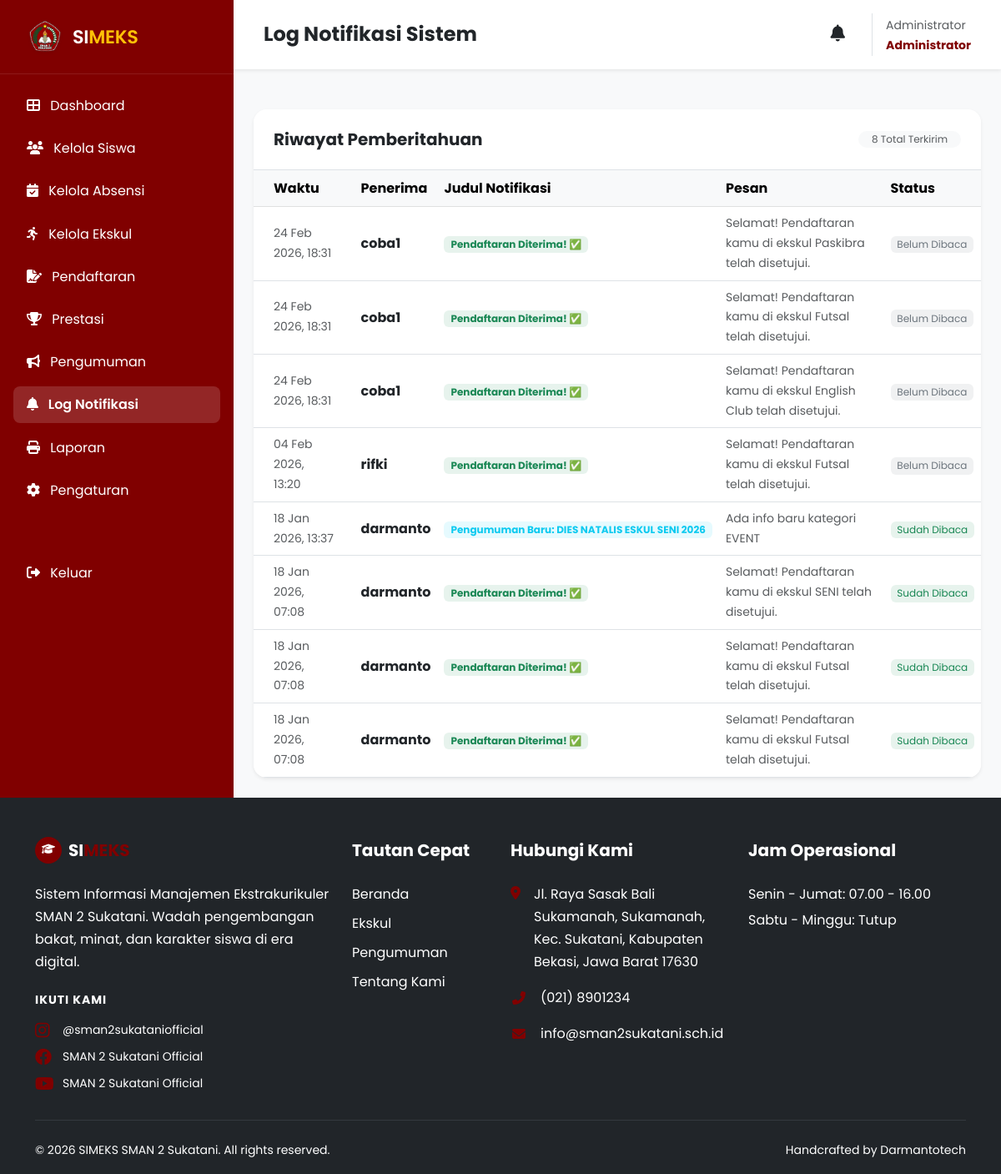
The app's page /SIMEKS-main/admin/notifikasi.php (signed in) with its own data.
### tables this page shows
CREATE TABLE `notifikasi` (
  `id` int(11) NOT NULL,
  `user_id` int(11) DEFAULT NULL,
  `judul` varchar(100) DEFAULT NULL,
  `pesan` text DEFAULT NULL,
  `type` varchar(20) DEFAULT 'info',
  `is_read` tinyint(1) DEFAULT 0,
  `created_at` timestamp NOT NULL DEFAULT current_timestamp()
);

CREATE TABLE `users` (
  `id` int(11) NOT NULL,
  `nisn` varchar(20) DEFAULT NULL,
  `nama` varchar(100) NOT NULL,
  `email` varchar(100) NOT NULL,
  `password` varchar(255) NOT NULL,
  `kelas` varchar(50) DEFAULT NULL,
  `role` enum('admin','siswa') DEFAULT 'siswa',
  `foto` varchar(255) DEFAULT 'default.png',
  `created_at` timestamp NOT NULL DEFAULT current_timestamp()
);

### SIMEKS-main/admin/notifikasi.php (the view, shortened to what this page needs)
<?php
include '../includes/header.php';
$stmt = $koneksi->query("
    SELECT n.*, u.nama as penerima
    FROM notifikasi n
    JOIN users u ON n.user_id = u.id
    ORDER BY n.created_at DESC
");
$notifications = $stmt->fetchAll();
?>
<div class="d-flex" id="wrapper">
    <?php include 'sidebar.php'; ?>
    <div id="page-content-wrapper" class="w-100 bg-light">
        <?php
        include '../includes/admin_nav.php';
        ?>
        <div class="container-fluid p-4">
            <div class="card border-0 shadow-sm rounded-4 overflow-hidden">
                <div class="p-4 border-bottom bg-white d-flex justify-content-between align-items-center">
                    <h5 class="fw-bold mb-0">Riwayat Pemberitahuan</h5>
                    <span class="badge bg-light text-muted fw-normal rounded-pill px-3"><?php echo count($notifications); ?> Total Terkirim</span>
                </div>
                <div class="table-responsive">
                    <table class="table table-hover align-middle mb-0">
                        <thead class="table-light">
                            <tr>
                                <th class="px-4">Waktu</th>
                                <th>Penerima</th>
                                <th>Judul Notifikasi</th>
                                <th>Pesan</th>
                                <th>Status</th>
                            </tr>
                        </thead>
                        <tbody>
                            <?php if (empty($notifications)): ?>
                                <tr>
                                    <td colspan="5" class="text-center py-5 text-muted">Belum ada notifikasi yang terkirim.</td>
                                </tr>
                            <?php else: ?>
                                <?php foreach ($notifications as $n): ?>
                                    <tr>
                                        <td class="px-4 small text-muted"><?php echo date('d M Y, H:i', strtotime($n->created_at)); ?></td>
                                        <td class="fw-bold"><?php echo htmlspecialchars($n->penerima); ?></td>
                                        <td>
                                            <span class="badge <?php echo ($n->type == 'success' ? 'bg-success' : ($n->type == 'danger' ? 'bg-danger' : 'bg-info')); ?> bg-opacity-10 text-<?php echo ($n->type == 'success' ? 'success' : ($n->type == 'danger' ? 'danger' : 'info')); ?> px-2 py-1 rounded">
                                                <?php echo htmlspecialchars($n->judul); ?>
                                            </span>
                                        </td>
                                        <td class="small text-muted"><?php echo htmlspecialchars($n->pesan); ?></td>
                                        <td>
                                            <?php if ($n->is_read): ?>
                                                <span class="badge bg-success bg-opacity-10 text-success fw-normal">Sudah Dibaca</span>
                                            <?php else: ?>
                                                <span class="badge bg-secondary bg-opacity-10 text-secondary fw-normal">Belum Dibaca</span>
                                            <?php endif; ?>
                                        </td>
                                    </tr>
                                <?php endforeach; ?>
                            <?php endif; ?>
                        </tbody>
                    </table>
                </div>
            </div>
        </div>
    </div>
</div>
<?php include '../includes/footer.php'; ?>

### SIMEKS-main/assets/style.css (style rules this page uses)
:root { --maroon: #800000; --maroon-dark: #5a0000; --maroon-light: #a31515; --gold: #FFC107; --gray-bg: #f8f9fa; --text-body: #555555; --text-heading: #212529; --card-radius: 16px; --shadow-soft: 0 10px 40px rgba(0, 0, 0, 0.08); --shadow-hover: 0 20px 50px rgba(128, 0, 0, 0.2); --shadow-premium: 0 15px 45px rgba(0, 0, 0, 0.1); --fs-h1: clamp(2.5rem, 5vw + 1rem, 4.5rem); --fs-h2: clamp(2rem, 4vw + 1rem, 3rem); --fs-lead: clamp(1rem, 2vw + 0.5rem, 1.25rem); }
body { font-family: 'Poppins', sans-serif; background-color: #ffffff; color: var(--text-body); line-height: 1.7; overflow-x: hidden; }
h1, h2, h3, h4, h5, h6 { color: var(--text-heading); font-weight: 700; }
#wrapper { overflow-x: hidden; }

### records on screen
notifikasi: created_at "24 Feb 2026, 18:31", user.nama "coba1", judul "Pendaftaran Diterima! ✅", pesan "Selamat! Pendaftaran kamu di ekskul Paskibra telah disetujui.", is_read "Belum Dibaca"
notifikasi: created_at "24 Feb 2026, 18:31", user.nama "coba1", judul "Pendaftaran Diterima! ✅", pesan "Selamat! Pendaftaran kamu di ekskul Futsal telah disetujui.", is_read "Belum Dibaca"
notifikasi: created_at "24 Feb 2026, 18:31", user.nama "coba1", judul "Pendaftaran Diterima! ✅", pesan "Selamat! Pendaftaran kamu di ekskul English Club telah disetujui.", is_read "Belum Dibaca"
notifikasi: created_at "04 Feb 2026, 13:20", user.nama "rifki", judul "Pendaftaran Diterima! ✅", pesan "Selamat! Pendaftaran kamu di ekskul Futsal telah disetujui.", is_read "Belum Dibaca"
notifikasi: created_at "18 Jan 2026, 13:37", user.nama "darmanto", judul "Pengumuman Baru: DIES NATALIS ESKUL SENI 2026", pesan "Ada info baru kategori EVENT", is_read "Sudah Dibaca"
notifikasi: created_at "18 Jan 2026, 07:08", user.nama "darmanto", judul "Pendaftaran Diterima! ✅", pesan "Selamat! Pendaftaran kamu di ekskul SENI telah disetujui.", is_read "Sudah Dibaca"
notifikasi: created_at "18 Jan 2026, 07:08", user.nama "darmanto", judul "Pendaftaran Diterima! ✅", pesan "Selamat! Pendaftaran kamu di ekskul Futsal telah disetujui.", is_read "Sudah Dibaca"
notifikasi: created_at "18 Jan 2026, 07:08", user.nama "darmanto", judul "Pendaftaran Diterima! ✅", pesan "Selamat! Pendaftaran kamu di ekskul Futsal telah disetujui.", is_read "Sudah Dibaca"

### other values on screen
$navTitle "Log Notifikasi Sistem"
$_SESSION['master_data']['nama'] "Administrator"
count($notifications) "8"
